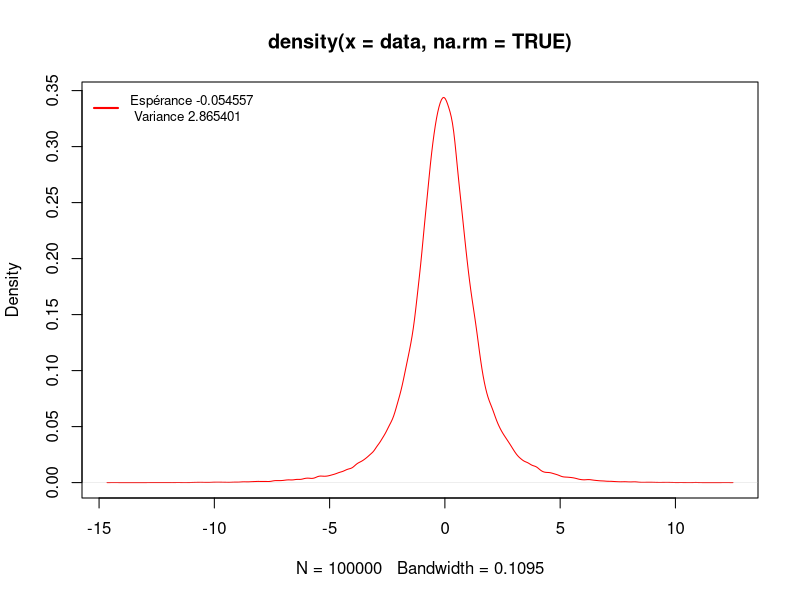

Generate this figure with R:
data=scan("./MementisLibrary/build/resultHedging.txt")
plot(density(data,na.rm = TRUE), col="red")
str=sprintf("Espérance %f\n Variance %f",mean(data),var(data))
names<-c(str)
legend("topleft", names, cex=0.8, col="red", 
       lty=1:3, lwd=2, bty="n")